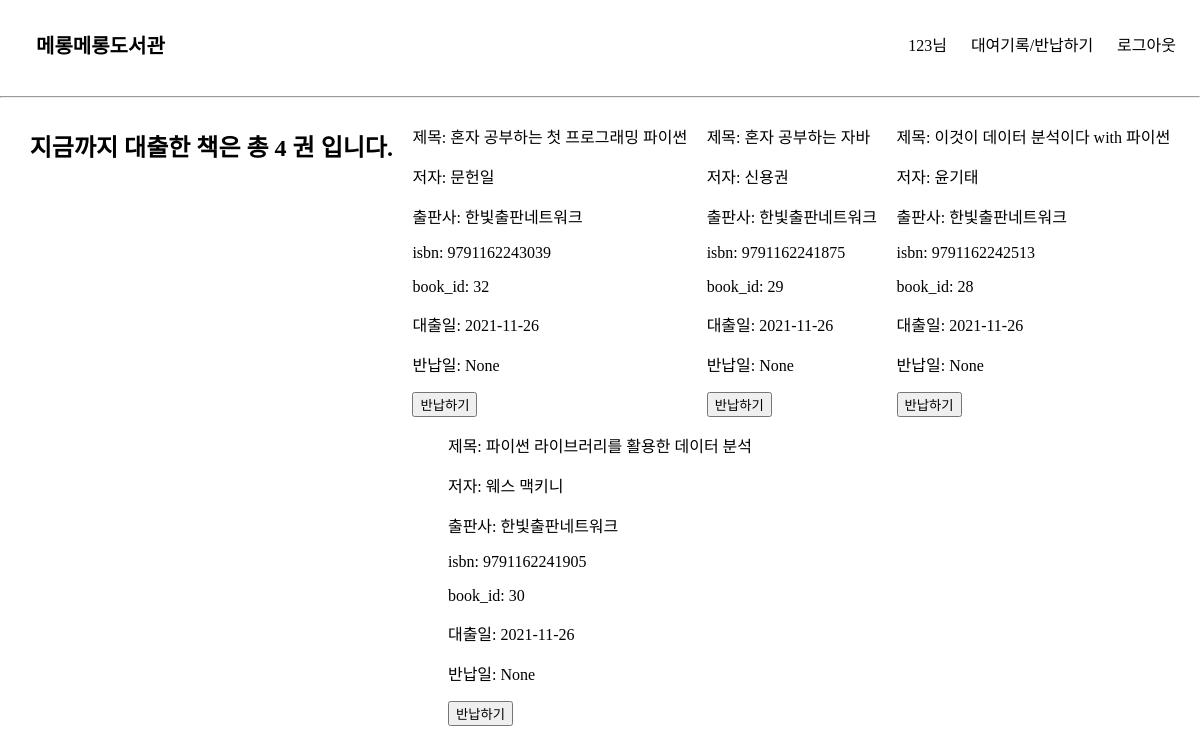
The page /dashboard (signed in) on the database as committed earlier.
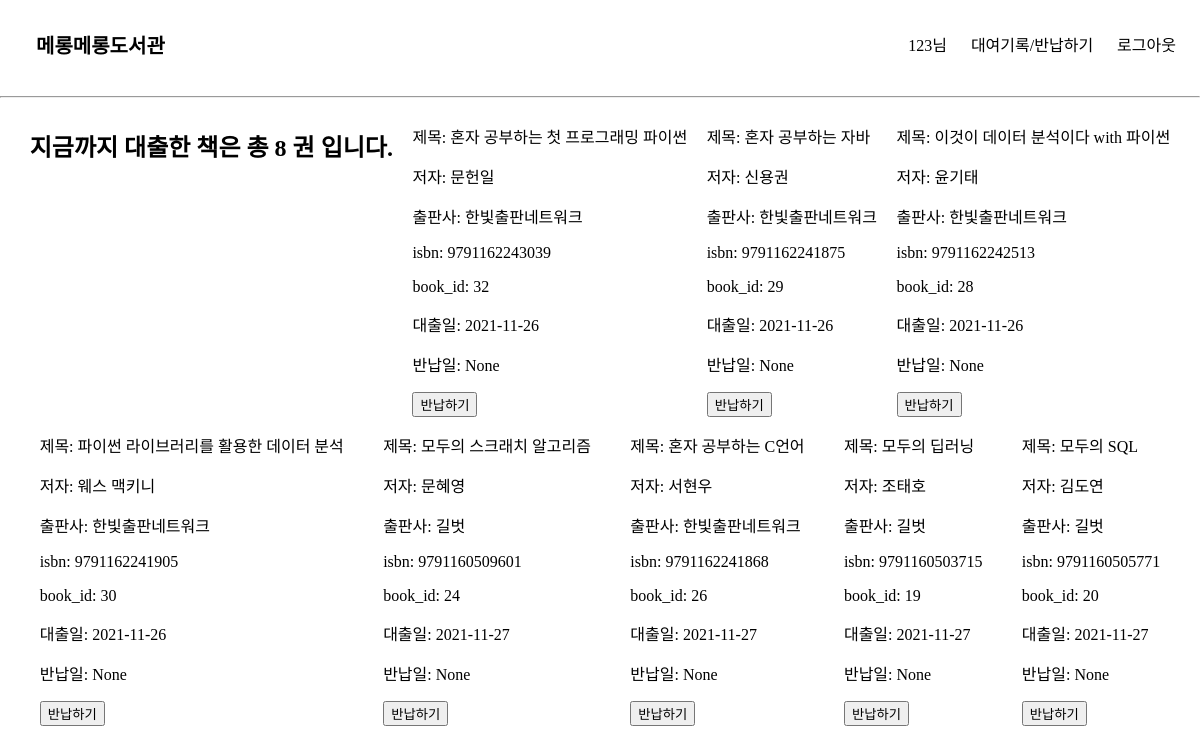
The same page on the database as committed later.
### elicelibrary/models.py (models this page shows, shortened)
class checkoutRecords(db.Model):
    __tablename__     = 'checkoutRecords'
    checkout_id       = db.Column(db.Integer, primary_key=True, nullable=False, autoincrement=True, unique=True)
    book_id           = db.Column(db.Integer, db.ForeignKey('Book.id'), nullable=False)
    user_id           = db.Column(db.String(45), db.ForeignKey('User.email'))
    checkoutdate      = db.Column(db.Date)
    duedate           = db.Column(db.Date)
    returndate        = db.Column(db.Date, nullable=True)
    isbn              = db.Column(db.String(45))

class Book(db.Model):
    __tablename__     = 'Book'
    id                = db.Column(db.Integer, primary_key=True, nullable=False, autoincrement=True, unique=True)
    title             = db.Column(db.String(45), nullable=False)
    author            = db.Column(db.String(45))
    publisher         = db.Column(db.String(45))
    publication_date  = db.Column(db.String(45))
    pages             = db.Column(db.Integer)
    isbn              = db.Column(db.String(45))
    registered_date   = db.Column(db.DateTime, default=datetime.utcnow)
    description       = db.Column(db.Text())    # 길이를 정할 수 없는 문자열은 Text를 쓰면 됨
    book_link         = db.Column(db.String(255))
    book_status       = db.Column(db.String(45))   # "1" :대출가능, "0" : 대출중 , "999" : 폐기    -> 선택형 변수에 적합한 데이터타입이 있을까?
    book_img          = db.Column(db.String(45))    # 책 표지만 바뀐 경우, 또는 책이 다르지만 같은 표지를 쓰는 경우가 있기 때문에 이미지 스토리지에서 같은 이미지의 반복을 막기 위해 별도의 책 이미지 식별 용 변수를 넣음
    at_user           = db.Column(db.String(45), default=None)

### elicelibrary/views/book_api.py (the view)
@book.route('/dashboard', methods=["GET", "POST"])
def user_dashboard():
    if session['login_id'] == None:
        flash("대출기록을 확인하시려면 로그인을 해주세요.")
        return redirect(url_for('user.login'))
    else :
        login_id = session['login_id']
        checkout_list = db.session.query(checkoutRecords, Book).join(Book).filter(checkoutRecords.user_id == login_id).all()
        return_count=len(checkout_list)
        return render_template("checkoutrecords.html", checkout_list=checkout_list, cnt=return_count)

### elicelibrary/templates/checkoutrecords.html (shortened to what this page needs)
{% extends 'base.html' %}
{% block content %}
<div class="book-card-container">
    <h2>지금까지 대출한 책은 총 {{ cnt }} 권 입니다. </h2>
    {% for book in checkout_list %}
        <div class="checkout-info-list">
            <p>제목: {{ book[1].title }}</p>
            <p>저자: {{ book[1].author }}</p>
            <p>출판사: {{ book[1].publisher }}</p>
            <p>isbn: {{ book[1].isbn }}</p>
            <p>book_id: {{ book[0].book_id }}</p>
            <p>대출일: {{ book[0].checkoutdate }}</p>
            <p>반납일: {{ book[0].returndate }}</p>
            <form action="{{ url_for('book.book_return', book_id=book[0].book_id) }}" method="post">
                <input class='checkout-btn' type="submit" value="반납하기">
            </form>
        </div>
    {% endfor %}
</div>
{% endblock %}

### elicelibrary/templates/base.html (shortened to what this page needs)
<!DOCTYPE html>
<html lang="en">
<head>
    <link rel="stylesheet" href="{{ url_for('static', filename='style.css') }}" />
</head>
<body>
    <header>
        <nav class="navbar">
            <a class="header-main-name" href="/">메롱메롱도서관</a>
            <ul class="navbar-menu">
                {% block nav_link %}
                {% if session['login_id'] %}
                <li><a class="nav-link" href="">{{ session['login_id'] }}님 </a></li>
                <li><a class="nav-link" href="{{ url_for('book.user_dashboard')}}">대여기록/반납하기</a></li>
                <li><a class="nav-link" href="/logout">로그아웃</a></li>
                {% else %}
                <li><a class="nav-link" href="/login">로그인/회원가입</a></li>
                {% endif %}
                {% endblock %}
            </ul>
        </nav>
    </header>
    <hr>
    {% block content %}
    {% endblock %}
</body>
</html>

### elicelibrary/static/style.css (style rules this page uses)
:root { --text-color: black; --background-color: white; --accent-color: grey; }
body { margin: 0; }
a { text-decoration: none; color: var(--text-color); }
.navbar { display: flex; justify-content: space-between; align-items: center; background-color: var(--background-color); padding: 8px 12px; }
.header-main-name { font-family: "Source Sans Pro", sans-serif; font-weight: bold; font-size: 20px; padding-left: 24px; }
.navbar-menu { display: flex; list-style: none; padding-left: 0; }
.navbar-menu li { padding: 8px 12px; }
.book-card-container { margin: 10px 20px 10px 20px; display: flex; flex-wrap: wrap; justify-content: space-around; }

Rows that differ between the two databases and show on the page:
added checkoutRecords: title "모두의 스크래치 알고리즘", author "문혜영", publisher "길벗", isbn "9791160509601", book "24", checkoutdate "2021-11-27", returndate "None"
added checkoutRecords: title "혼자 공부하는 C언어", author "서현우", publisher "한빛출판네트워크", isbn "9791162241868", book "26", checkoutdate "2021-11-27", returndate "None"
added checkoutRecords: title "모두의 딥러닝", author "조태호", publisher "길벗", isbn "9791160503715", book "19", checkoutdate "2021-11-27", returndate "None"
added checkoutRecords: title "모두의 SQL", author "김도연", publisher "길벗", isbn "9791160505771", book "20", checkoutdate "2021-11-27", returndate "None"
Other text that changed with them:
{{ cnt }}: "4" → "8"
